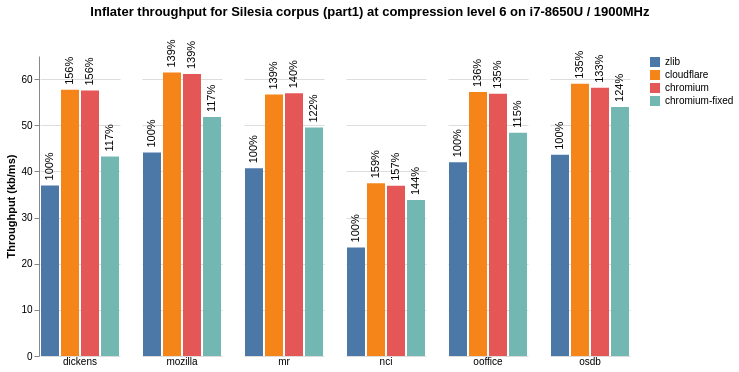

Write the Vega-Lite specification saved for this chart.
### Vega-Lite specification from a JSON file in a GitHub repository (floating-point values rounded to 4 significant figures)
{"$schema": "https://vega.github.io/schema/vega-lite/v5.json", "title": {"text": "Inflater throughput for Silesia corpus (part1) at compression level 6 on i7-8650U / 1900MHz", "anchor": "middle", "offset": 20}, "data": {"values": [{"level": "6", "type": "chromium", "ratio": "2.63", "throughput": "57.29", "file": "dickens"}, {"level": "6", "type": "chromium", "ratio": "2.63", "throughput": "57.66", "file": "dickens"}, {"level": "6", "type": "chromium", "ratio": "2.63", "throughput": "57.69", "file": "dickens"}, {"level": "6", "type": "chromium", "ratio": "2.63", "throughput": "57.35", "file": "dickens"}, {"level": "6", "type": "chromium", "ratio": "2.63", "throughput": "57.59", "file": "dickens"}, {"level": "6", "type": "chromium-fixed", "ratio": "2.63", "throughput": "43.23", "file": "dickens"}, {"level": "6", "type": "chromium-fixed", "ratio": "2.63", "throughput": "43.13", "file": "dickens"}, {"level": "6", "type": "chromium-fixed", "ratio": "2.63", "throughput": "43.21", "file": "dickens"}, {"level": "6", "type": "chromium-fixed", "ratio": "2.63", "throughput": "43.25", "file": "dickens"}, {"level": "6", "type": "chromium-fixed", "ratio": "2.63", "throughput": "43.27", "file": "dickens"}, {"level": "6", "type": "cloudflare", "ratio": "2.63", "throughput": "57.72", "file": "dickens"}, {"level": "6", "type": "cloudflare", "ratio": "2.63", "throughput": "57.69", "file": "dickens"}, {"level": "6", "type": "cloudflare", "ratio": "2.63", "throughput": "57.69", "file": "dickens"}, {"level": "6", "type": "cloudflare", "ratio": "2.63", "throughput": "57.55", "file": "dickens"}, {"level": "6", "type": "cloudflare", "ratio": "2.63", "throughput": "57.66", "file": "dickens"}, {"level": "6", "type": "zlib", "ratio": "2.63", "throughput": "36.91", "file": "dickens"}, {"level": "6", "type": "zlib", "ratio": "2.63", "throughput": "36.96", "file": "dickens"}, {"level": "6", "type": "zlib", "ratio": "2.63", "throughput": "36.98", "file": "dickens"}, {"level": "6", "type": "zlib", "ratio": "2.63", "throughput": "36.90", "file": "dickens"}, {"level": "6", "type": "zlib", "ratio": "2.63", "throughput": "36.98", "file": "dickens"}, {"level": "6", "type": "chromium-fixed", "ratio": "2.68", "throughput": "51.83", "file": "mozilla"}, {"level": "6", "type": "chromium-fixed", "ratio": "2.68", "throughput": "51.95", "file": "mozilla"}, {"level": "6", "type": "chromium-fixed", "ratio": "2.68", "throughput": "51.90", "file": "mozilla"}, {"level": "6", "type": "chromium-fixed", "ratio": "2.68", "throughput": "52.00", "file": "mozilla"}, {"level": "6", "type": "chromium-fixed", "ratio": "2.68", "throughput": "51.12", "file": "mozilla"}, {"level": "6", "type": "chromium", "ratio": "2.68", "throughput": "61.32", "file": "mozilla"}, {"level": "6", "type": "chromium", "ratio": "2.68", "throughput": "60.85", "file": "mozilla"}, {"level": "6", "type": "chromium", "ratio": "2.68", "throughput": "61.09", "file": "mozilla"}, {"level": "6", "type": "chromium", "ratio": "2.68", "throughput": "61.05", "file": "mozilla"}, {"level": "6", "type": "chromium", "ratio": "2.68", "throughput": "61.15", "file": "mozilla"}, {"level": "6", "type": "cloudflare", "ratio": "2.68", "throughput": "61.73", "file": "mozilla"}, {"level": "6", "type": "cloudflare", "ratio": "2.68", "throughput": "60.92", "file": "mozilla"}, {"level": "6", "type": "cloudflare", "ratio": "2.68", "throughput": "61.59", "file": "mozilla"}, {"level": "6", "type": "cloudflare", "ratio": "2.68", "throughput": "61.25", "file": "mozilla"}, {"level": "6", "type": "cloudflare", "ratio": "2.68", "throughput": "61.62", "file": "mozilla"}, {"level": "6", "type": "zlib", "ratio": "2.68", "throughput": "44.24", "file": "mozilla"}, {"level": "6", "type": "zlib", "ratio": "2.68", "throughput": "44.21", "file": "mozilla"}, {"level": "6", "type": "zlib", "ratio": "2.68", "throughput": "44.23", "file": "mozilla"}, {"level": "6", "type": "zlib", "ratio": "2.68", "throughput": "44.19", "file": "mozilla"}, {"level": "6", "type": "zlib", "ratio": "2.68", "throughput": "43.54", "file": "mozilla"}, {"level": "6", "type": "chromium-fixed", "ratio": "2.71", "throughput": "49.44", "file": "mr"}, {"level": "6", "type": "chromium-fixed", "ratio": "2.71", "throughput": "49.46", "file": "mr"}, {"level": "6", "type": "chromium-fixed", "ratio": "2.71", "throughput": "49.59", "file": "mr"}, {"level": "6", "type": "chromium-fixed", "ratio": "2.71", "throughput": "49.44", "file": "mr"}, {"level": "6", "type": "chromium-fixed", "ratio": "2.71", "throughput": "49.51", "file": "mr"}, {"level": "6", "type": "chromium", "ratio": "2.71", "throughput": "56.72", "file": "mr"}, {"level": "6", "type": "chromium", "ratio": "2.71", "throughput": "56.98", "file": "mr"}, {"level": "6", "type": "chromium", "ratio": "2.71", "throughput": "56.95", "file": "mr"}, {"level": "6", "type": "chromium", "ratio": "2.71", "throughput": "56.95", "file": "mr"}, {"level": "6", "type": "chromium", "ratio": "2.71", "throughput": "57.04", "file": "mr"}, {"level": "6", "type": "cloudflare", "ratio": "2.71", "throughput": "56.56", "file": "mr"}, {"level": "6", "type": "cloudflare", "ratio": "2.71", "throughput": "56.79", "file": "mr"}, {"level": "6", "type": "cloudflare", "ratio": "2.71", "throughput": "56.66", "file": "mr"}, {"level": "6", "type": "cloudflare", "ratio": "2.71", "throughput": "56.66", "file": "mr"}, {"level": "6", "type": "cloudflare", "ratio": "2.71", "throughput": "56.60", "file": "mr"}, {"level": "6", "type": "zlib", "ratio": "2.71", "throughput": "40.71", "file": "mr"}, {"level": "6", "type": "zlib", "ratio": "2.71", "throughput": "40.61", "file": "mr"}, {"level": "6", "type": "zlib", "ratio": "2.71", "throughput": "40.76", "file": "mr"}, {"level": "6", "type": "zlib", "ratio": "2.71", "throughput": "40.66", "file": "mr"}, {"level": "6", "type": "zlib", "ratio": "2.71", "throughput": "40.58", "file": "mr"}, {"level": "6", "type": "chromium-fixed", "ratio": "10.48", "throughput": "34.07", "file": "nci"}, {"level": "6", "type": "chromium-fixed", "ratio": "10.48", "throughput": "33.95", "file": "nci"}, {"level": "6", "type": "chromium-fixed", "ratio": "10.48", "throughput": "32.97", "file": "nci"}, {"level": "6", "type": "chromium-fixed", "ratio": "10.48", "throughput": "33.91", "file": "nci"}, {"level": "6", "type": "chromium-fixed", "ratio": "10.48", "throughput": "34.01", "file": "nci"}, {"level": "6", "type": "chromium", "ratio": "10.48", "throughput": "36.86", "file": "nci"}, {"level": "6", "type": "chromium", "ratio": "10.48", "throughput": "36.78", "file": "nci"}, {"level": "6", "type": "chromium", "ratio": "10.48", "throughput": "36.89", "file": "nci"}, {"level": "6", "type": "chromium", "ratio": "10.48", "throughput": "36.93", "file": "nci"}, {"level": "6", "type": "chromium", "ratio": "10.48", "throughput": "36.96", "file": "nci"}, {"level": "6", "type": "cloudflare", "ratio": "10.48", "throughput": "37.30", "file": "nci"}, {"level": "6", "type": "cloudflare", "ratio": "10.48", "throughput": "37.43", "file": "nci"}, {"level": "6", "type": "cloudflare", "ratio": "10.48", "throughput": "37.50", "file": "nci"}, {"level": "6", "type": "cloudflare", "ratio": "10.48", "throughput": "37.47", "file": "nci"}, {"level": "6", "type": "cloudflare", "ratio": "10.48", "throughput": "37.44", "file": "nci"}, {"level": "6", "type": "zlib", "ratio": "10.48", "throughput": "23.53", "file": "nci"}, {"level": "6", "type": "zlib", "ratio": "10.48", "throughput": "23.47", "file": "nci"}, {"level": "6", "type": "zlib", "ratio": "10.48", "throughput": "23.51", "file": "nci"}, {"level": "6", "type": "zlib", "ratio": "10.48", "throughput": "23.59", "file": "nci"}, {"level": "6", "type": "zlib", "ratio": "10.48", "throughput": "23.52", "file": "nci"}, {"level": "6", "type": "chromium-fixed", "ratio": "1.99", "throughput": "48.38", "file": "ooffice"}, {"level": "6", "type": "chromium-fixed", "ratio": "1.99", "throughput": "48.36", "file": "ooffice"}, {"level": "6", "type": "chromium-fixed", "ratio": "1.99", "throughput": "48.34", "file": "ooffice"}, {"level": "6", "type": "chromium-fixed", "ratio": "1.99", "throughput": "48.38", "file": "ooffice"}, {"level": "6", "type": "chromium-fixed", "ratio": "1.99", "throughput": "48.41", "file": "ooffice"}, {"level": "6", "type": "chromium", "ratio": "1.99", "throughput": "56.81", "file": "ooffice"}, {"level": "6", "type": "chromium", "ratio": "1.99", "throughput": "56.75", "file": "ooffice"}, {"level": "6", "type": "chromium", "ratio": "1.99", "throughput": "56.75", "file": "ooffice"}, {"level": "6", "type": "chromium", "ratio": "1.99", "throughput": "56.94", "file": "ooffice"}, {"level": "6", "type": "chromium", "ratio": "1.99", "throughput": "56.94", "file": "ooffice"}, {"level": "6", "type": "cloudflare", "ratio": "1.99", "throughput": "57.20", "file": "ooffice"}, {"level": "6", "type": "cloudflare", "ratio": "1.99", "throughput": "57.17", "file": "ooffice"}, {"level": "6", "type": "cloudflare", "ratio": "1.99", "throughput": "57.20", "file": "ooffice"}, {"level": "6", "type": "cloudflare", "ratio": "1.99", "throughput": "57.20", "file": "ooffice"}, {"level": "6", "type": "cloudflare", "ratio": "1.99", "throughput": "57.20", "file": "ooffice"}, {"level": "6", "type": "zlib", "ratio": "1.99", "throughput": "41.78", "file": "ooffice"}, {"level": "6", "type": "zlib", "ratio": "1.99", "throughput": "42.03", "file": "ooffice"}, {"level": "6", "type": "zlib", "ratio": "1.99", "throughput": "42.03", "file": "ooffice"}, {"level": "6", "type": "zlib", "ratio": "1.99", "throughput": "41.99", "file": "ooffice"}, {"level": "6", "type": "zlib", "ratio": "1.99", "throughput": "42.03", "file": "ooffice"}, {"level": "6", "type": "chromium-fixed", "ratio": "2.73", "throughput": "54.32", "file": "osdb"}, {"level": "6", "type": "chromium-fixed", "ratio": "2.73", "throughput": "54.44", "file": "osdb"}, {"level": "6", "type": "chromium-fixed", "ratio": "2.73", "throughput": "54.50", "file": "osdb"}, {"level": "6", "type": "chromium-fixed", "ratio": "2.73", "throughput": "54.23", "file": "osdb"}, {"level": "6", "type": "chromium-fixed", "ratio": "2.73", "throughput": "52.30", "file": "osdb"}, {"level": "6", "type": "chromium", "ratio": "2.73", "throughput": "58.30", "file": "osdb"}, {"level": "6", "type": "chromium", "ratio": "2.73", "throughput": "58.24", "file": "osdb"}, {"level": "6", "type": "chromium", "ratio": "2.73", "throughput": "58.17", "file": "osdb"}, {"level": "6", "type": "chromium", "ratio": "2.73", "throughput": "57.64", "file": "osdb"}, {"level": "6", "type": "chromium", "ratio": "2.73", "throughput": "58.17", "file": "osdb"}, {"level": "6", "type": "cloudflare", "ratio": "2.73", "throughput": "58.57", "file": "osdb"}, {"level": "6", "type": "cloudflare", "ratio": "2.73", "throughput": "59.12", "file": "osdb"}, {"level": "6", "type": "cloudflare", "ratio": "2.73", "throughput": "59.16", "file": "osdb"}, {"level": "6", "type": "cloudflare", "ratio": "2.73", "throughput": "59.16", "file": "osdb"}, {"level": "6", "type": "cloudflare", "ratio": "2.73", "throughput": "58.95", "file": "osdb"}, {"level": "6", "type": "zlib", "ratio": "2.73", "throughput": "43.59", "file": "osdb"}, {"level": "6", "type": "zlib", "ratio": "2.73", "throughput": "43.51", "file": "osdb"}, {"level": "6", "type": "zlib", "ratio": "2.73", "throughput": "43.61", "file": "osdb"}, {"level": "6", "type": "zlib", "ratio": "2.73", "throughput": "43.61", "file": "osdb"}, {"level": "6", "type": "zlib", "ratio": "2.73", "throughput": "43.66", "file": "osdb"}]}, "transform": [{"filter": "datum.type == 'isal' ? datum.level == 6 : datum.level == 6"}, {"aggregate": [{"op": "mean", "field": "throughput", "as": "throughput_mean"}], "groupby": ["type", "file"]}, {"lookup": "type", "from": {"data": {"values": [{"type": "chromium", "new-type": "chromium"}, {"type": "chromium-fixed", "new-type": "chromium-fixed"}, {"type": "cloudflare", "new-type": "cloudflare"}, {"type": "zlib", "new-type": "zlib"}]}, "key": "type", "fields": ["new-type"]}}, {"lookup": "file", "from": {"data": {"values": [{"file": "ooffice", "default_val": "41.972"}, {"file": "nci", "default_val": "23.524"}, {"file": "mr", "default_val": "40.664"}, {"file": "osdb", "default_val": "43.596"}, {"file": "mozilla", "default_val": "44.082"}, {"file": "dickens", "default_val": "36.946"}]}, "key": "file", "fields": ["default_val"]}}, {"calculate": "datum.throughput_mean/datum.default_val", "as": "default-val"}], "facet": {"column": {"field": "file", "type": "nominal", "title": "", "header": {"labelAngle": 0, "labelAlign": "center", "labelAnchor": "middle", "labelOrient": "bottom"}, "sort": ["dickens", "mozilla", "mr", "nci", "ooffice", "osdb"]}}, "spec": {"encoding": {"y": {"field": "throughput_mean", "type": "quantitative", "axis": {"title": "Throughput (kb/ms)", "grid": true}}, "x": {"field": "new-type", "type": "nominal", "axis": {"labels": false, "ticks": false, "domainWidth": 0, "title": ""}, "sort": ["zlib", "cloudflare", "jtkukunas", "ng", "chromium", "ipp", "isal"]}}, "layer": [{"mark": "bar", "encoding": {"color": {"field": "new-type", "type": "nominal", "legend": {"title": "", "offset": null, "zindex": 1}, "sort": ["zlib", "cloudflare", "jtkukunas", "ng", "chromium", "ipp", "isal"]}}}, {"mark": {"type": "text", "dx": 5, "angle": 270, "baseline": "middle", "align": "left"}, "encoding": {"text": {"field": "default-val", "type": "nominal", "format": ".0%"}}}]}, "config": {"view": {"stroke": "transparent"}, "axis": {"domainWidth": 1}}}
